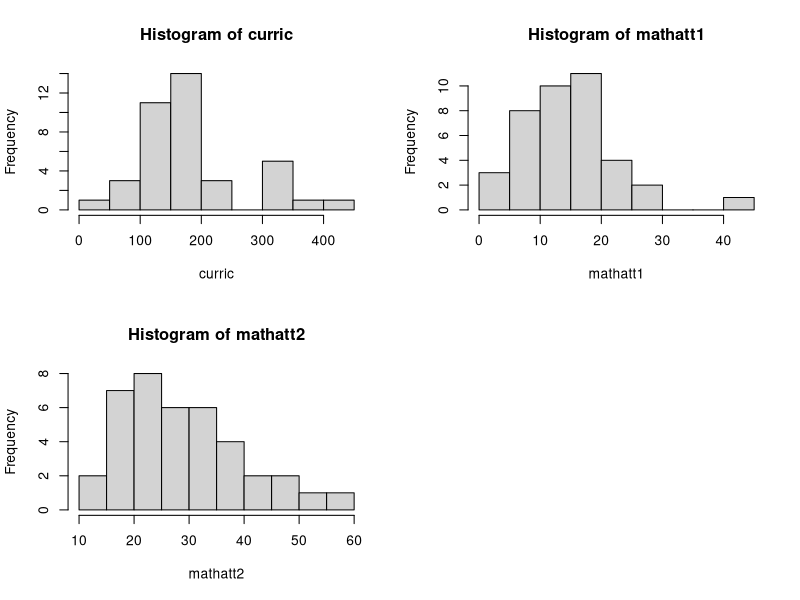
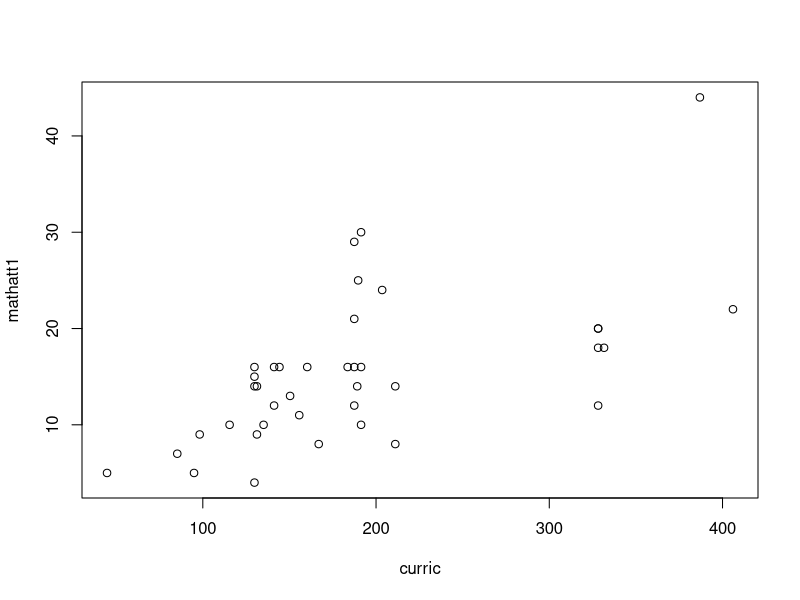
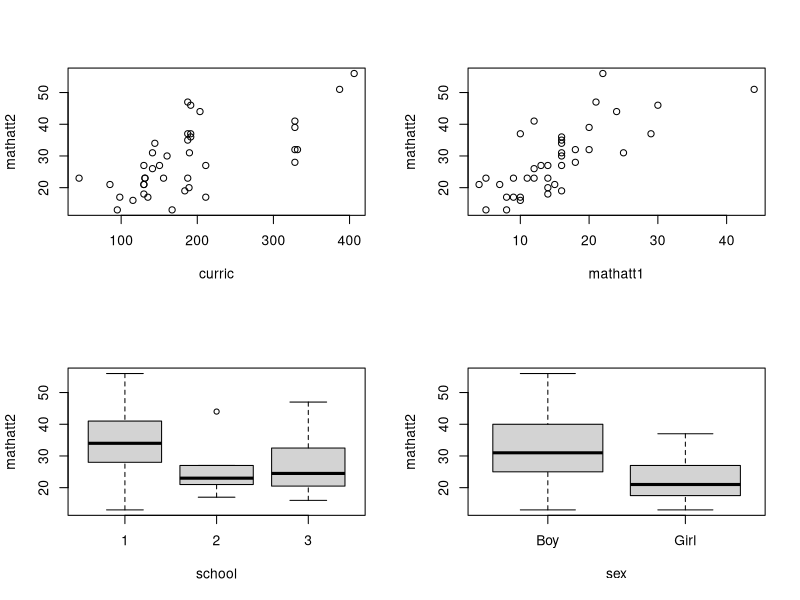
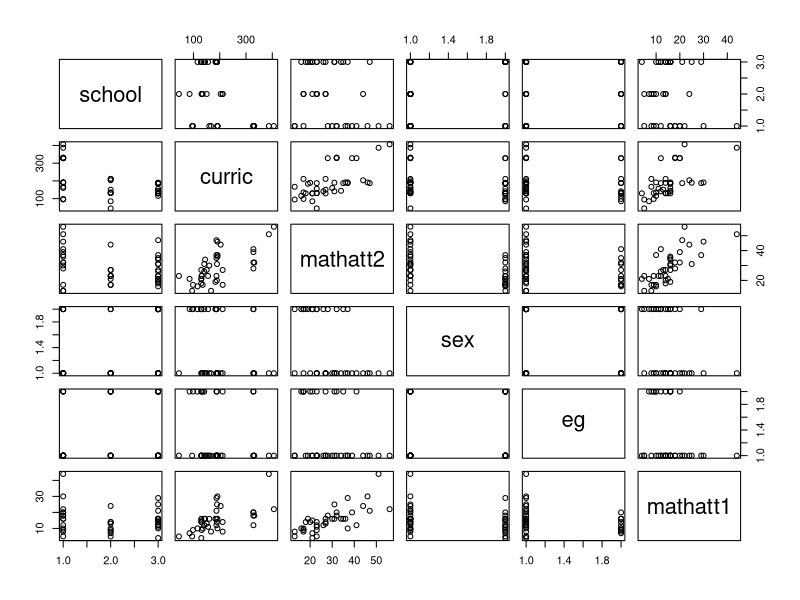
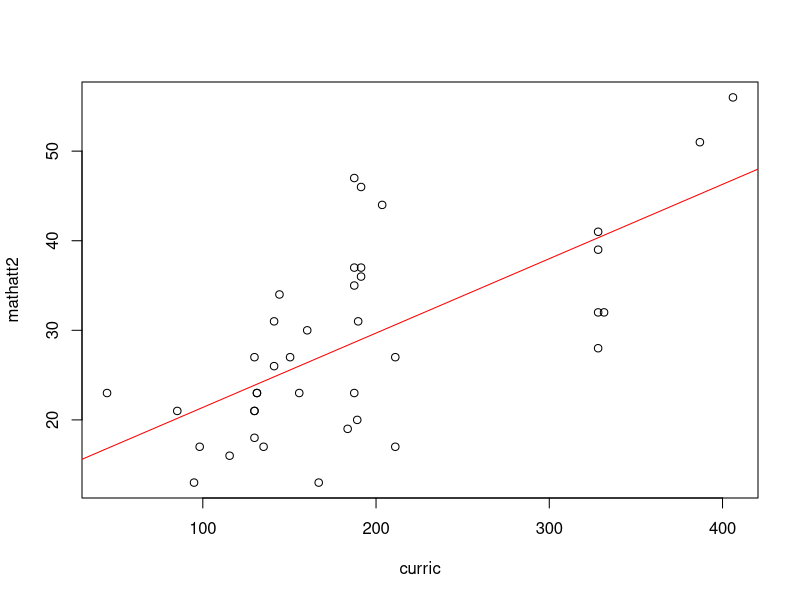
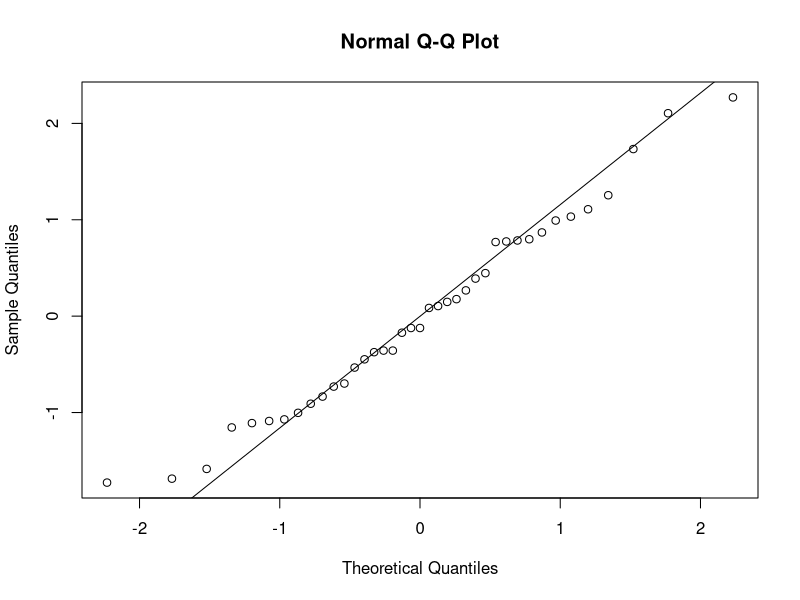
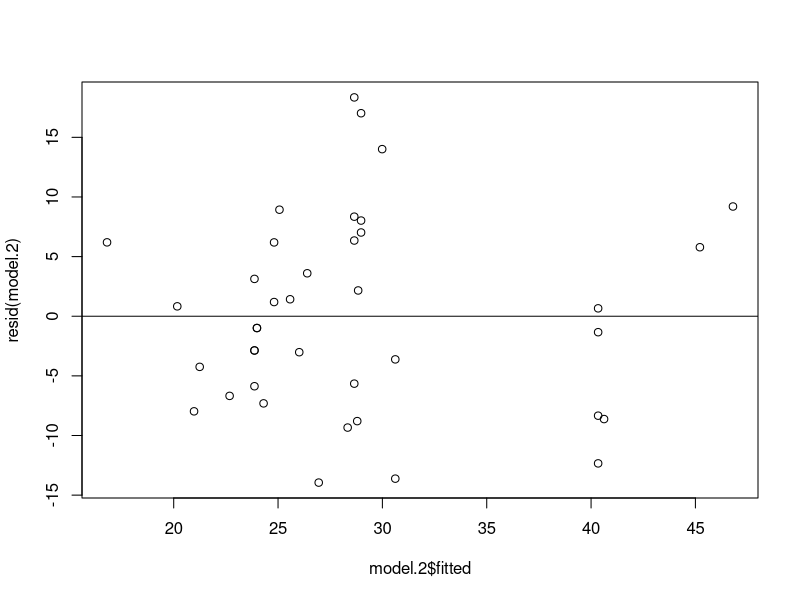
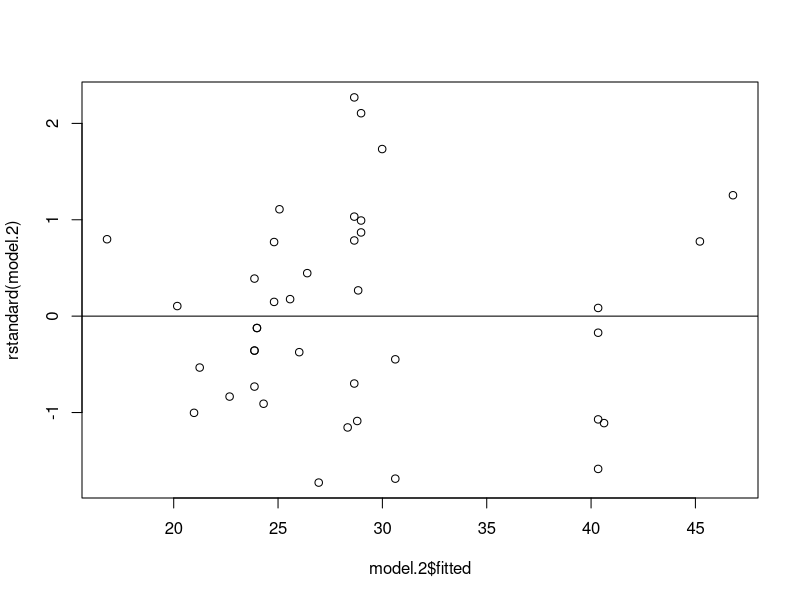

Recreate these plots in R, in order.
#############################################################
#
#           STAT6090:GENERALISED LINEAR MODELS
#                   COMPUTER WORKSHOP 1
#                          2021/22
#
#############################################################


#############################
# Reading the dataset
#############################

data.reg <- read.table("GLM/attainment.dat", header=T)
head(data.reg)

#check the class of the columns of data.reg
sapply(data.reg, class)

#Convert School, Sex and Ethnic group to factor and name their levels
data.reg$school <- factor(data.reg$school, levels=c(1,2,3))
data.reg$sex <- factor(data.reg$sex, levels=c(0,1), labels=c("Boy","Girl"))
data.reg$eg <- factor(data.reg$eg, levels=c(0,1),labels=c("White","Afr-Car"))

#verify all classes are correct now
sapply(data.reg, class)
head(data.reg)

#make data.reg the default dataset 
attach(data.reg)


#########################################
# Some basic operations with R objects
#########################################

#Find the dimension of the dataset:
dim(data.reg)

#Select the first 10 cases for all variables:
data.reg[1:10,] 

#Select all cases for the fifth variable:
data.reg[,5] 

#Select the first 10 cases for the second variable:
data.reg[1:10,2]

#Select all girls
data.reg[sex=="Girl",]
#If you receive an error this is because you have detached the
#data so R doesn't know where to look for variable sex. 
#If that is the case, attach it again with attach(data.reg)

#Create a new dataset called \texttt{data\_new} containing only the first and third variables:
data.new <- data.reg[,c(1,3)] 
head(data.new)

#Calculate a new variable with the average attainment in maths for each subject:
mathatt.mean <- (mathatt2 + mathatt1)/2
mathatt.mean

data.reg[mathatt1 >= 10,]
#########################################
# A simple exploratory analysis
#########################################

#Descriptive statistics
summary(data.reg)

# Frequency tables
table(school) 
table(sex)

#some histograms 
par(mfrow=c(2,2))#create a 2x2 matrix of histograms filled by row
hist(curric) # Histogram for curriculum in (1,1)
hist(mathatt1)# Histogram for math attainment at year 1 in (1,2)
hist(mathatt2)## Histogram for math attainment at year 2 in (2,1)

#Scatterplots
dev.off() #cleans the plots window. All plots will be deleted!
plot(curric, mathatt1)

#other bi-variate plots
par(mfrow=c(2,2)) 
plot(curric, mathatt2)
plot(mathatt1, mathatt2)
boxplot(mathatt2 ~ school) # Produces box-plots of mathatt2 by school
boxplot(mathatt2 ~ sex)
pairs(data.reg) # Scatterplot matrix between all variables in the dataset


#########################################
# Linear Regression with R
#########################################

###### Model 1
model.1 <- lm(mathatt2 ~ 1) 
summary(model.1)
predict.lm(model.1,interval = "confidence", level = 0.95)[1,]
###### Model 2
model.2 <- lm(mathatt2 ~ curric)
summary(model.2)
anova(model.2)
#E(mathatt2 | curric) = 13.09 + 0.08curric 
# std.err = 3.2490 for intercept and 0.01566 for parameter
#regresion line is significant to 99.9%
#41.63% of variation can be explained using this model
# for every 1 unit curric increases, mathatt2 goes up by 0.08

dev.off()
plot(curric, mathatt2)
abline(model.2, col='red')

########################
#Analysis of residuals

#raw residuals
resid(model.2)

#standardised residuals
rstandard(model.2)

#QQ plot of standardised residuals
qqnorm(rstandard(model.2))
qqline(rstandard(model.2)) 
# This adds the line on which the empirical residuals must lie 
#for normality to hold.

#scatterplot of fitted vs raw residuals
plot(model.2$fitted, resid(model.2))#raw residuals
abline(h=0) #adds a constant line at 0.

#scatterplot of fitted vs standardised residuals
plot(model.2$fitted, rstandard(model.2))#raw residuals
abline(h=0) #adds a constant line at 0.

#automatic diagnostic plots
plot(model.2)

########################
#Adding further variables in the model

model.3 <- lm(mathatt2 ~curric + mathatt1) 
anova(model.3)
summary(model.3)
anova(model.3,model.2)
qqnorm(rstandard(model.3))
qqline(rstandard(model.3)) 
# This adds the line on which the empirical residuals must lie 
#for normality to hold.

#scatterplot of fitted vs raw residuals
plot(model.3$fitted, resid(model.3))#raw residuals
abline(h=0) #adds a constant line at 0.

#scatterplot of fitted vs standardised residuals
plot(model.3$fitted, rstandard(model.3))#raw residuals
abline(h=0) #adds a constant line at 0.

plot(model.3)

########################
#Adding a quaratic term

math.quadr = mathatt1^2 
model.4 <- lm(mathatt2~ curric+mathatt1+math.quadr)
summary(model.4)

anova(model.4, model.3)
########################
#Considering Categorical Explanatory Variables

model.5 <- lm(mathatt2~ sex)
summary(model.5) 

model.6 <- lm(mathatt2 ~curric + mathatt1+sex)
summary(model.6)

anova(model.6, model.5)

########################
#Interaction Variables

model.7 <- lm(mathatt2 ~ curric + mathatt1 + sex*mathatt1)
summary(model.7)

anova(model.7, model.6)

model.7a <- lm(mathatt2 ~curric + mathatt1 + curric*sex)
summary(model.7a)
anova(model.7a, model.6)

#choose model 6

#########################################
# The Anscombe quartet example
#########################################

attach(anscombe)  # Attach the anscombe data frame
anscombe  # View the anscombe data frame

#descriptive statistics
apply(anscombe,2,mean) #means
apply(anscombe,2,var) #variances
cbind(cor(x1,y1),cor(x2,y2),cor(x3,y3),cor(x4,y4)) #correlations

#some plots
pairs(anscombe)  # Scatterplot matrix
par(mfrow=c(2,2)) # Define 2 by 2 multifigure display - filled by rows
plot(x1, y1)
plot(x2, y2)
plot(x3, y3)
plot(x4, y4)

#fitting a linear regression model to each pair of variables
f1 <- lm(y1 ~ x1) # Fit linear model: y1 regressed on x1
f2 <- lm(y2 ~ x2) # Fit linear model: y2 regressed on x2
f3 <- lm(y3 ~ x3) # Fit linear model: y3 regressed on x3
f4 <- lm(y4 ~ x4) # Fit linear model: y4 regressed on x4

#regression coefficients
rbind(f1$coefficients, f2$coefficients, f3$coefficients, f4$coefficients) 

#rsquared
rbind(summary(f1)$r.squared, summary(f2)$r.squared, 
      summary(f3)$r.squared,summary(f1)$r.squared) 

####diagnostic plots. Run each block

#PAIR 1
par(mfrow=c(2, 2)) # Define 1 by 2 multifigure display - filled by rows
plot(x1, y1)
abline(f1, col=2) # Add the linear regression line. col=2 corresponds to red colour
plot(x1, resid(f1))
qqnorm(resid(f1)) # A normal q-q plot to check for skewness, etc.
qqline(resid(f1)) # Adds a line to normal q-q plot
plot.new() #fill the remaining position so the new plot starts in
#a new page

plot(f1)



#PAIR 2
par(mfrow=c(2,2)) # Define 2 by 2 multifigure display - filled by rows
plot(x2, y2)
abline(f2, col=2) # Add the linear regression line
plot(x2, resid(f2))
qqnorm(resid(f2)) # A normal q-q plot to check for skewness, etc.
qqline(resid(f2)) # Add a line to normal q-q plot
plot.new() 

plot(f2)


#PAIR 3
par(mfrow=c(2,2)) # Define 2 by 2 multifigure display - filled by rows
plot(x3, y3)
abline(f3, col=2) # Add the linear regression line
plot(x3, resid(f3))
qqnorm(resid(f3)) # A normal q-q plot to check for skewness, etc.
qqline(resid(f3)) # Add a line to normal q-q plot
plot.new() 

plot(f3)


#PAIR 4
par(mfrow=c(2,2)) # Define 2 by 2 multifigure display - filled by rows
plot (x4, y4)
abline(f4, col=2) # Add the linear regression line
plot(x4, resid(f4))
qqnorm(resid(f4)) # A normal q-q plot to check for skewness, etc.
qqline(resid(f4)) # Add a line to normal q-q plot
plot.new() 

plot(f4)





